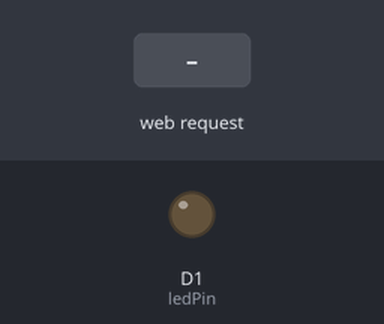
The sketch below on a simulated ESP8266 (NodeMCU). Shown: output pins drawn as LEDs (lit = HIGH). The test bench sets the inputs (shaded band). WiFi joins after 1.5 s; servers stay silent unless stated; what the sketch prints to the serial monitor is not drawn.

Above: at 3.2 s.
3.3 s: HTTP request GET /on received
At 4.5 s:
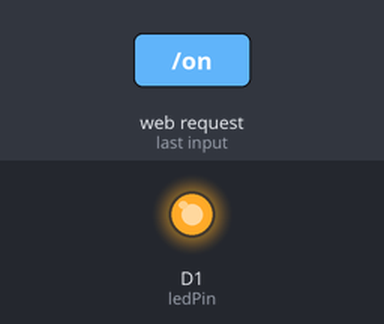
4.8 s: HTTP request GET /off received
At 5.8 s:
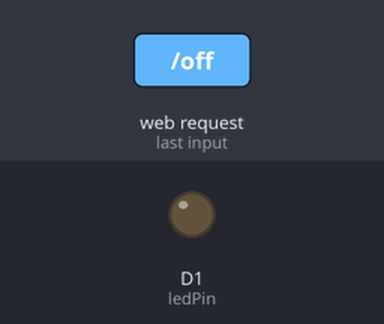
Timing chart, 0 to 7.8 s (numbered marks = the images above; inputs shaded):
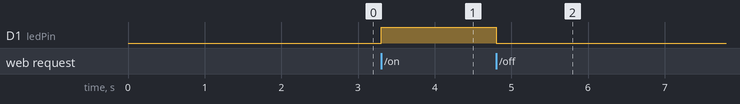

Measured:
- after the input at 3.3 s, D1 (ledPin): LOW → HIGH at once
- after the input at 4.8 s, D1 (ledPin): HIGH → LOW at once

The sketch:

nodemcuserverled.ino
```cpp
#include <ESP8266WiFi.h>
#include <ESP8266WebServer.h>

// Replace with your network credentials
const char* ssid = "EE";
const char* password = "EEEEEEEE";

ESP8266WebServer server(80);

// Define the pin connected to the LED
const int ledPin = D1; // D1 corresponds to GPIO5 on NodeMCU

void setup() {
  pinMode(ledPin, OUTPUT);

  // Connect to Wi-Fi
  WiFi.begin(ssid, password);
  Serial.begin(115200);

  while (WiFi.status() != WL_CONNECTED) {
    delay(1000);
    Serial.println("Connecting to WiFi...");
  }

  Serial.println("Connected to WiFi");
  Serial.print("IP Address: ");
  Serial.println(WiFi.localIP());
  Serial.println("Done");

  // Set up routes
  server.on("/", HTTP_GET, handleRoot);
  server.on("/on", HTTP_GET, handleOn);
  server.on("/off", HTTP_GET, handleOff);

  server.begin();
}

void loop() {
  server.handleClient();
}

void handleRoot() {
  String html = "<!DOCTYPE html><html><head><title>ESP8266 Web Control</title></head><body>";
  html += "<h1>ESP8266 Web Control</h1>";
  html += "<button onclick=\"location.href='/on'\">Turn LED ON</button>";
  html += "<button onclick=\"location.href='/off'\">Turn LED OFF</button>";
  html += "</body></html>";
  server.send(200, "text/html", html);
}

void handleOn() {
  digitalWrite(ledPin, HIGH);
  server.send(200, "text/plain", "LED turned ON");
}

void handleOff() {
  digitalWrite(ledPin, LOW);
  server.send(200, "text/plain", "LED turned OFF");
}
```
